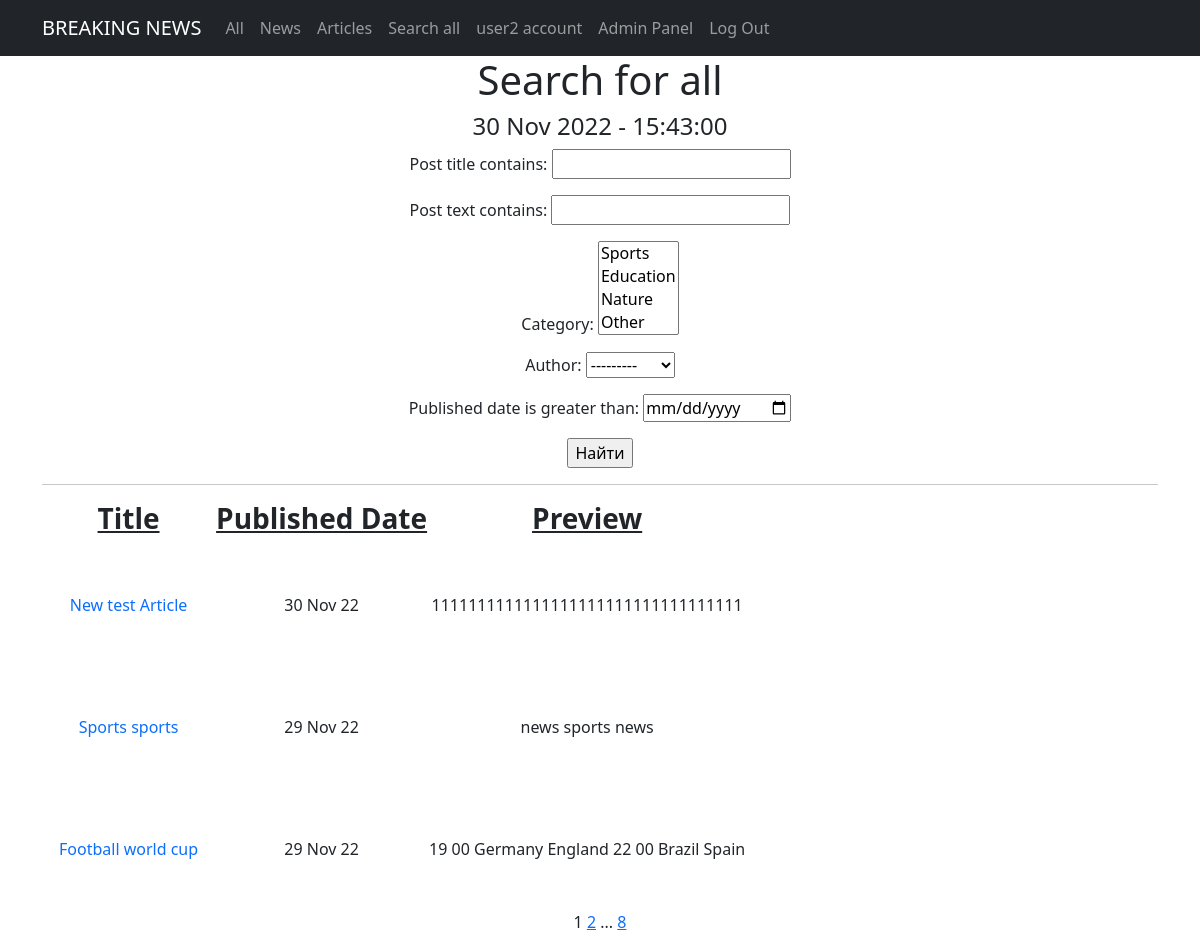
Screenshot of /search/ (signed in) with the database file from the repository.
### newsportal/models.py (models this page shows, shortened)
class Category(models.Model):
    category = models.CharField(unique=True, max_length=100)
    users = models.ManyToManyField(User, through='Subscribers', blank=True)
    def __str__(self):
        return f'{self.category}'

class Post(models.Model):
    author = models.ForeignKey(Author, on_delete=models.CASCADE)
    type = models.CharField(max_length=2, choices=TYPES, default=news)
    published_date = models.DateTimeField(auto_now_add=True)
    post_title = models.CharField(max_length=100)
    post_text = models.TextField()
    category = models.ManyToManyField(Category, through="PostCategory")
    post_rating = models.IntegerField(default=0)

### newsportal/views.py (the view)
# urls.py: path('search/', PostSearch.as_view(), name='post_search'),
class PostSearch(PostsList):
    template_name = 'post_search.html'

### newsportal/models.py (called while the page is built)
    def __str__(self):
        return f'{self.user.username}'

### newsportal/templatetags/custom_filters.py (called while the page is built)
@register.filter()
def censor(text):
    if isinstance(text, str):
        wordstocensor = ['fool', 'death', 'suffer']
        text = re.split('(\W+)', text)
        for i, j in enumerate(text):
            for k in wordstocensor:
                if k in j.lower():
                    text[i] = text[i][0] + '*'*(len(text[i]) - 1)
        return ''.join(text)
    else:
        raise Exception("This filter is applicable only to the <class 'str'>")

### newsportal/templatetags/custom_tags.py (called while the page is built)
@register.simple_tag()
def current_time(format_string='%d %b %Y - %H:%M:%S'):
    return datetime.now().astimezone().strftime(format_string)

@register.simple_tag(takes_context=True)
def url_replace(context, **kwargs):
   d = context['request'].GET.copy()
   for k, v in kwargs.items():
       d[k] = v
   return d.urlencode()

### newsportal/views.py (called while the page is built)
    def get_queryset(self):
        queryset = super().get_queryset()
        self.filterset = PostFilter(self.request.GET, queryset)
        return self.filterset.qs

    def get_context_data(self, **kwargs):
        context = super().get_context_data(**kwargs)
        context['filterset'] = self.filterset
        return context

### templates/post_search.html (shortened to what this page needs)
{% extends 'posts.html' %}
{% load custom_filters %}
{% load custom_tags %}
{% block content %}
<h1>Search for all</h1>
<h4>{% current_time '%d %b %Y - %H:%M:%S' %}</h4>
   <form action="" method="get">
       {{ filterset.form.as_p }}
       <input type="submit" value="Найти" />
   </form>
<hr>
   {% if posts %}
       <table>
           <tr>
               <td><h3><span style="text-decoration: underline;"><strong>Title</strong></span></h3></td>
               <td><h3><span style="text-decoration: underline;"><strong>Published Date</strong></span></h3></td>
               <td><h3><span style="text-decoration: underline;"><strong>Preview</strong></span></h3></td>
           </tr>
           {% for post in posts %}
           <tr>
               {% if post.type == 'NW' %}
               <td><a class="nav-link" href="/news/{{post.pk}}">{{ post.post_title|censor }}</a></td>
               {% elif post.type == 'AR' %}
               <td><a class="nav-link" href="/articles/{{post.pk}}">{{ post.post_title|censor }}</a></td>
               {% endif %}
               <td>{{ post.published_date|date:'d M y' }}</td>
               <td>{{ post.post_text|truncatewords:20|censor }}</td>
               <td><p>&nbsp;</p><p>&nbsp;</p><p>&nbsp;</p></td>
           </tr>
           {% endfor %}
       </table>
   {% else %}
       <h2>Nothing here</h2>
   {% endif %}
{% endblock content %}

### templates/posts.html (shortened to what this page needs)
<!DOCTYPE html>
{% extends 'flatpages/default.html' %}
{% load custom_filters %}
{% load custom_tags %}
{% block content2 %}
<li class="nav-item">
  <a class="nav-link" href="/search/">Search all</a>
</li>
{% endblock content2 %}
{% block content3 %}
   {{ page_obj.number }}
   {% if page_obj.has_next %}
       <a href="?{% url_replace page=page_obj.next_page_number %}">{{ page_obj.next_page_number }}</a>
       {% if paginator.num_pages != page_obj.next_page_number %}
           ...
           <a href="?{% url_replace page=page_obj.paginator.num_pages %}">{{ page_obj.paginator.num_pages }}</a>
       {% endif %}
   {% endif %}
{% endblock content3 %}

### templates/flatpages/default.html (shortened to what this page needs)
<!DOCTYPE html>
<html lang="en">
    <head>
        {% load static %}
        <link href="{% static 'css/styles.css' %}" rel="stylesheet" />
    </head>
    <body>
        <nav class="navbar navbar-expand-lg navbar-dark bg-dark static-top">
            <div class="container">
                <a class="navbar-brand" href="#">BREAKING NEWS</a>
                <div class="collapse navbar-collapse" id="navbarResponsive">
                    <ul class="navbar-nav ml-auto">
                        {% block view %}
                        <li class="nav-item active">
                            <a class="nav-link" href="/">All</a>
                        </li>
                        <li class="nav-item">
                            <a class="nav-link" href="/news/">News</a>
                        </li>
                        <li class="nav-item">
                            <a class="nav-link" href="/articles/">Articles</a>
                        </li>
                        {% endblock view %}
                        {% block content2 %}
                        {% endblock content2 %}
                        {% block account %}
                        <li class="nav-item">
                            <a class="nav-link" href="/account/">{{ request.user.username }} account</a>
                        </li>
                        {% endblock account %}
                        <li class="nav-item">
                            <a class="nav-link" href="/admin/">Admin Panel</a>
                        </li>
                        {% block blogout %}
                        <li class="nav-item">
                            <a class="nav-link" href="/sign/logout/">Log Out</a>
                        </li>
                        {% endblock blogout %}
                    </ul>
                </div>
            </div>
        </nav>
        <div class="container">
            <div class="row">
                <div class="col-lg-12 text-center">
                    {% block content %}{% endblock content %}
                    {% block content3 %}
                    {% endblock content3 %}
                </div>
            </div>
        </div>
    </body>
</html>

### rows the page displays
Category: category "Sports / Education / Nature / Other"
Post: post_title|censor "New test Article", published_date "30 Nov 22", post_text|censor "1111111111111111111111111111111111"
Post: post_title|censor "Sports sports", published_date "29 Nov 22", post_text|censor "news sports news"
Post: post_title|censor "Football world cup", published_date "29 Nov 22", post_text|censor "19 00 Germany England 22 00 Brazil Spain"

### other values shown
{{ request.user.username }} "user2"
{{ page_obj.number }} "1"
{{ page_obj.next_page_number }} "2"
{{ page_obj.paginator.num_pages }} "8"
